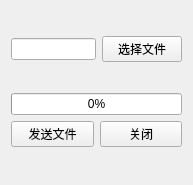
<?xml version="1.0" encoding="UTF-8"?>
<ui version="4.0">
 <class>clientSendFileInTHread</class>
 <widget class="QWidget" name="clientSendFileInTHread">
  <property name="geometry">
   <rect>
    <x>0</x>
    <y>0</y>
    <width>193</width>
    <height>185</height>
   </rect>
  </property>
  <property name="windowTitle">
   <string>Form</string>
  </property>
  <layout class="QVBoxLayout" name="verticalLayout_2">
   <item>
    <layout class="QHBoxLayout" name="horizontalLayout">
     <item>
      <widget class="QLineEdit" name="LfilePath"/>
     </item>
     <item>
      <widget class="QPushButton" name="BselectFile">
       <property name="text">
        <string>选择文件</string>
       </property>
      </widget>
     </item>
    </layout>
   </item>
   <item>
    <layout class="QVBoxLayout" name="verticalLayout">
     <item>
      <widget class="QProgressBar" name="progressBar">
       <property name="value">
        <number>0</number>
       </property>
      </widget>
     </item>
     <item>
      <layout class="QHBoxLayout" name="horizontalLayout_2">
       <item>
        <widget class="QPushButton" name="BsendFile">
         <property name="text">
          <string>发送文件</string>
         </property>
        </widget>
       </item>
       <item>
        <widget class="QPushButton" name="BcancelSendFile">
         <property name="text">
          <string>关闭</string>
         </property>
        </widget>
       </item>
      </layout>
     </item>
    </layout>
   </item>
  </layout>
 </widget>
 <resources/>
 <connections/>
</ui>
